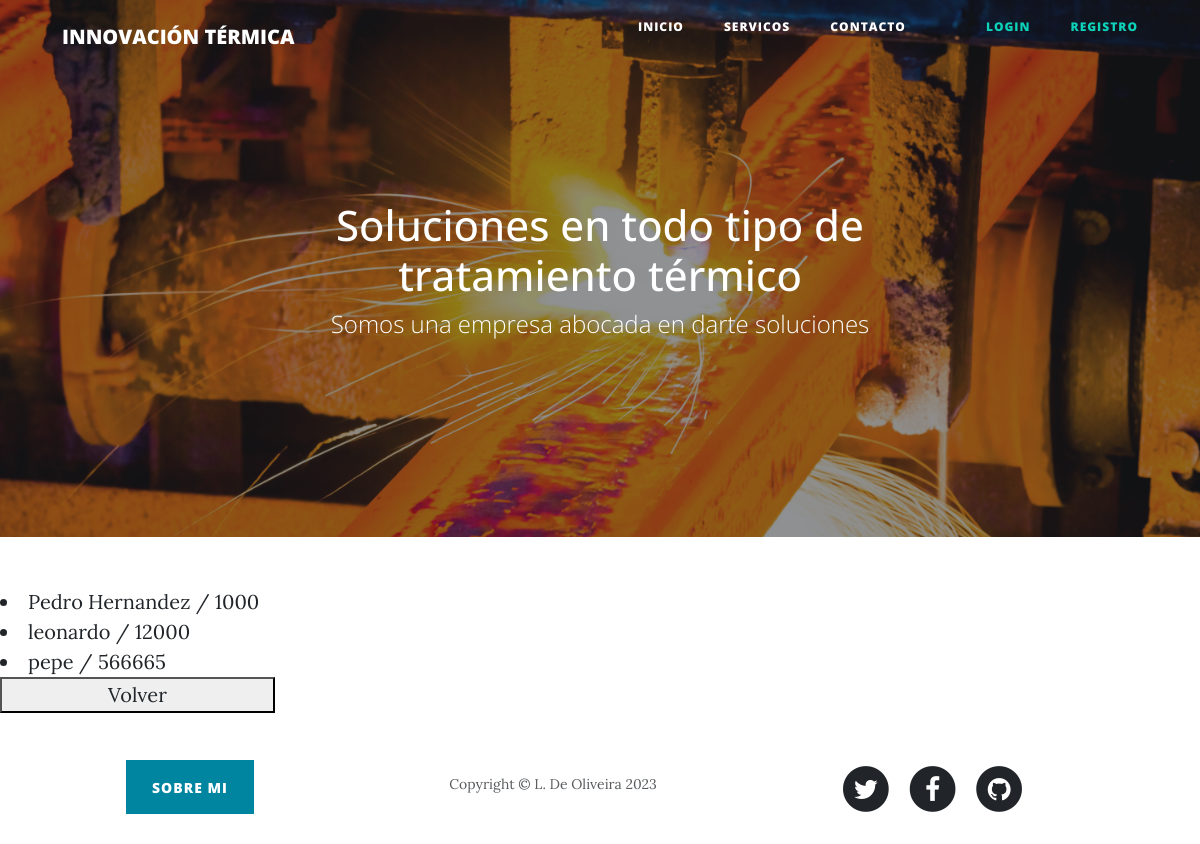
Page /app-inno-termic/Listar_clientes/ on the committed database.
### AppPrincipal/models.py (models this page shows, shortened)
class Persona(models.Model):
    nombre = models.CharField(max_length=100)
    direccion = models.CharField(max_length=200)
    telefono = models.CharField(max_length=20)
    correo_electronico = models.EmailField()
    class Meta:
        abstract = True

class Cliente(Persona):
    numero_cliente = models.CharField(max_length=20, unique=True)
    historial_pedidos = models.TextField()
    class Meta:
        verbose_name = 'Cliente'
        verbose_name_plural = 'Clientes'
        ordering = ('nombre',)
        unique_together = ('numero_cliente','correo_electronico')

### AppPrincipal/views.py (the view)
# urls.py: path('Listar_clientes/', cliente_list, name="cliente_list"),
def cliente_list (req):
    listar = Cliente.objects.all()
    return render (req,"listar_clientes.html", {"lista_clientes": listar} )

### AppPrincipal/Templates/listar_clientes.html
{% extends 'base.html' %}
{% block base %}
{% for lista in lista_clientes %}
<li><a href="{% url 'cliente_detail' numero_cliente=lista.numero_cliente %}">{{ lista.nombre }} / {{ lista.numero_cliente }}</a></li>
{% endfor %}
<button><a href="{% url 'Opciones_clientes' %}" style="padding-left: 100px;padding-right: 100px;position: relative;justify-content: center;align-items: center;height: 10vh;">Volver</a></button>
{% endblock base %}

### rows in the picture
Cliente: nombre "Pedro Hernandez", numero_cliente "1000"
Cliente: nombre "leonardo", numero_cliente "12000"
Cliente: nombre "pepe", numero_cliente "566665"
